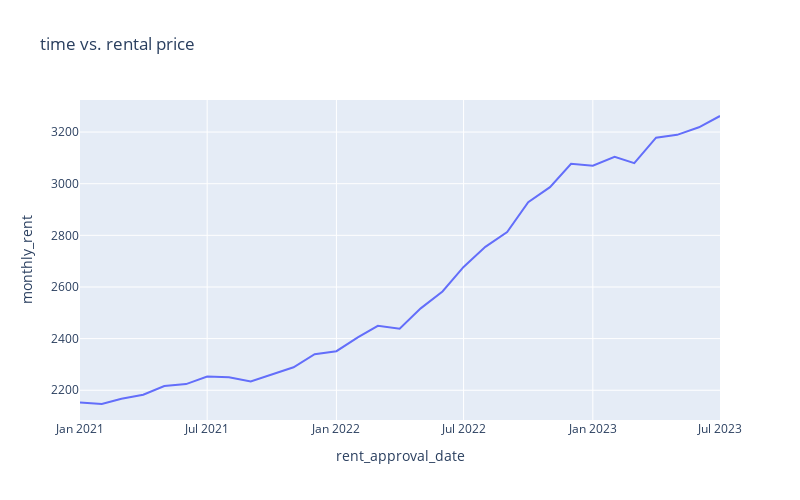

The code cell stored with this chart in its notebook:
### Markdown cell above
## Price over time (Date only)

### Code cell
trained_df_group_avg = train_df_cleaned.groupby('rent_approval_date').mean(numeric_only=True).reset_index()
trained_df_group_avg.plot.line(x='rent_approval_date', y='monthly_rent', title='time vs. rental price', width=800, height=500)

### Figure 1 — Plotly figure (JSON) as saved in the notebook; plotly's stock layout.template omitted (floating-point values rounded to 4 significant figures)
{"data": [{"hovertemplate": "rent_approval_date=%{x}<br>monthly_rent=%{y}<extra></extra>", "legendgroup": "", "line": {"color": "#636efa", "dash": "solid"}, "marker": {"symbol": "circle"}, "mode": "lines", "name": "", "orientation": "v", "showlegend": false, "type": "scatter", "x": ["2021-01", "2021-02", "2021-03", "2021-04", "2021-05", "2021-06", "2021-07", "2021-08", "2021-09", "2021-10", "2021-11", "2021-12", "2022-01", "2022-02", "2022-03", "2022-04", "2022-05", "2022-06", "2022-07", "2022-08", "2022-09", "2022-10", "2022-11", "2022-12", "2023-01", "2023-02", "2023-03", "2023-04", "2023-05", "2023-06", "2023-07"], "xaxis": "x", "y": [2152.0, 2147.0, 2167.0, 2183.0, 2217.0, 2224.0, 2253.0, 2250.0, 2234.0, 2262.0, 2289.0, 2340.0, 2351.0, 2405.0, 2449.0, 2438.0, 2517.0, 2583.0, 2678.0, 2755.0, 2813.0, 2928.0, 2987.0, 3077.0, 3070.0, 3104.0, 3079.0, 3178.0, 3189.0, 3219.0, 3262.0], "yaxis": "y"}], "layout": {"height": 500, "legend": {"tracegroupgap": 0}, "title": {"text": "time vs. rental price"}, "width": 800, "xaxis": {"anchor": "y", "domain": [0, 1], "title": {"text": "rent_approval_date"}}, "yaxis": {"anchor": "x", "domain": [0, 1], "title": {"text": "monthly_rent"}}}}
